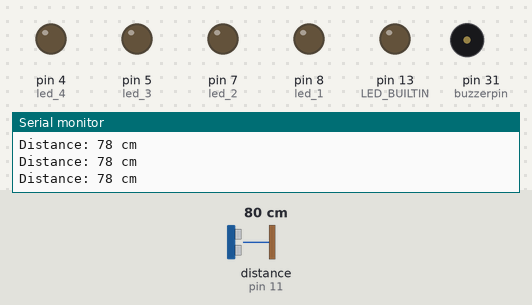
A sketch run on a simulated Arduino Mega 2560, built with avr-gcc and run on an emulated ATmega2560. Shown: output pins drawn as LEDs (lit = HIGH), buzzer (waves = sounding, pin HIGH), the last lines printed to the serial monitor. Wiring (inferred from the names in the program): ultrasonic range finder: trigger pin 12; echo pin 11. Inputs (shaded band) come from the test bench; at power-on: distance to the obstacle (sensor on pin 11) 80 cm. The echo pulse lasts 58.3 µs per cm; pins used as bus, display or sensor lines are not drawn.

Above: at 1.2 s.
1.3 s: distance to the obstacle (sensor on pin 11) set to 57 cm
4.3 s: distance to the obstacle (sensor on pin 11) set to 48 cm
At 4.9 s:
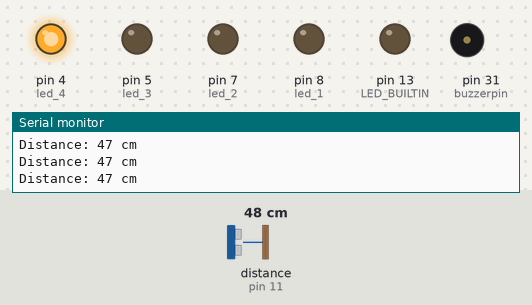
5.8 s: distance to the obstacle (sensor on pin 11) set to 44 cm
8.8 s: distance to the obstacle (sensor on pin 11) set to 38 cm
At 9.9 s:
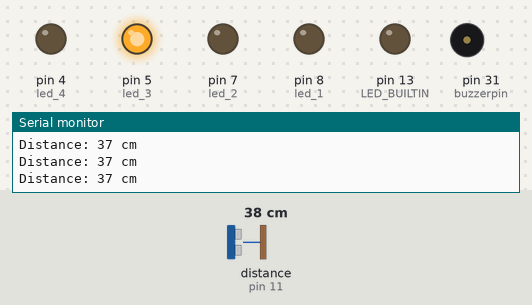
10.3 s: distance to the obstacle (sensor on pin 11) set to 30 cm
At 11.1 s:
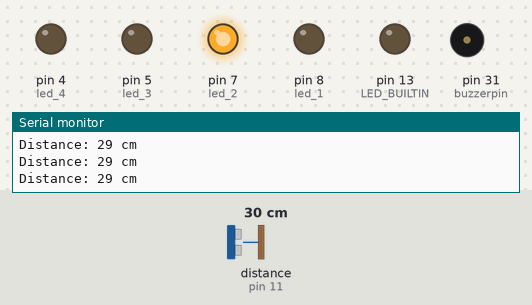
11.8 s: distance to the obstacle (sensor on pin 11) set to 2 cm
At 12.3 s:
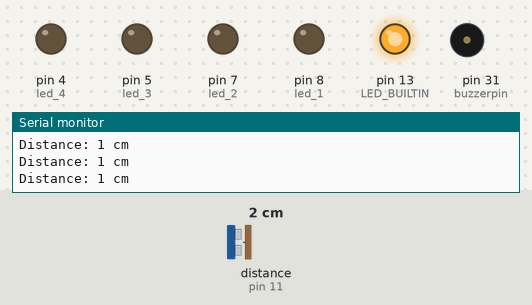
Timing chart, 0 to 14.3 s (numbered marks = the images above; inputs shaded):
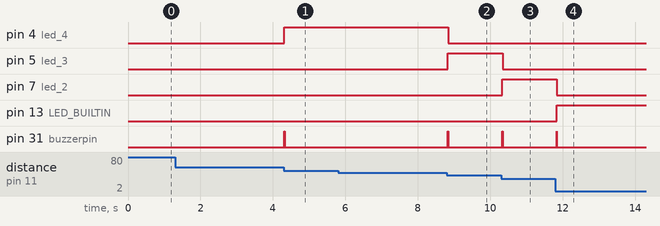

The sketch:

sensor_led_code.ino
```cpp
// ---------------------------------------------------------------- //
// Arduino Ultrasoninc Sensor HC-SR04
// Re-writed by Arbi Abdul Jabbaar
// Using Arduino IDE 1.8.7
// Using HC-SR04 Module
// Tested on 17 September 2019
// ---------------------------------------------------------------- //

#define echoPin 11 // attach pin D2 Arduino to pin Echo of HC-SR04
#define trigPin 12 //attach pin D3 Arduino to pin Trig of HC-SR04
int led_1 = 8;
int led_2 = 7;
int led_3 = 5;
int led_4 = 4;
int buzzerpin = 31;
bool once = true;
bool onceled_1 = true;
bool onceled_2 = true;
bool onceled_3 = true;
bool onceled_4 = true;
// defines variables
long duration; // variable for the duration of sound wave travel
int distance; // variable for the distance measurement

void setup() {
  pinMode(trigPin, OUTPUT); // Sets the trigPin as an OUTPUT
  pinMode(echoPin, INPUT); // Sets the echoPin as an INPUT
  Serial.begin(9600); // // Serial Communication is starting with 9600 of baudrate speed
  Serial.println("Ultrasonic Sensor HC-SR04 Test"); // print some text in Serial Monitor
  Serial.println("with Arduino UNO R3");
  pinMode(LED_BUILTIN, OUTPUT);
  pinMode(led_1, OUTPUT);
  pinMode(led_2, OUTPUT);
  pinMode(led_3, OUTPUT);
  pinMode(led_4, OUTPUT);
  pinMode(buzzerpin, OUTPUT);
}
void loop() {
  // Clears the trigPin condition
  digitalWrite(trigPin, LOW);
  delayMicroseconds(2);
  // Sets the trigPin HIGH (ACTIVE) for 10 microseconds
  digitalWrite(trigPin, HIGH);
  delayMicroseconds(10);
  digitalWrite(trigPin, LOW);
  // Reads the echoPin, returns the sound wave travel time in microseconds
  duration = pulseIn(echoPin, HIGH);
  // Calculating the distance
  distance = duration * 0.034 / 2; // Speed of sound wave divided by 2 (go and back)
  // Displays the distance on the Serial Monitor
  Serial.print("Distance: ");
  Serial.print(distance);
  Serial.println(" cm");
  if (distance >=0 && distance <=10 ){
    digitalWrite(LED_BUILTIN, HIGH);
    if (once == true){
    digitalWrite(buzzerpin, HIGH);
    delay (10);
    digitalWrite(buzzerpin, LOW);
    once = false;
    }
  }
  else {
    digitalWrite(LED_BUILTIN, LOW);
    once = true;
  }
    if (distance >=11 && distance <=20){
    digitalWrite(led_1, HIGH);
    if (onceled_1 == true){
    digitalWrite(buzzerpin, HIGH);
    delay (10);
    digitalWrite(buzzerpin, LOW);
    onceled_1 = false;
    }
  }
  else {
    digitalWrite(led_1, LOW);
    onceled_1 = true;
  }
  if (distance >=21 && distance <=30){
    digitalWrite(led_2, HIGH);
    if (onceled_2 == true){
    digitalWrite(buzzerpin, HIGH);
    delay (10);
    digitalWrite(buzzerpin, LOW);
    onceled_2 = false;
    }
  }
  else {
    digitalWrite(led_2, LOW);
    onceled_2 = true;
  }
  if (distance >=31 && distance <=40){
    digitalWrite(led_3, HIGH);
    if (onceled_3 == true){
    digitalWrite(buzzerpin, HIGH);
    delay (10);
    digitalWrite(buzzerpin, LOW);
    onceled_3 = false;
    }
  }
  else {
    digitalWrite(led_3, LOW);
    onceled_3 = true;
  }
  if (distance >=41 && distance <=50){
    digitalWrite(led_4, HIGH);
    if (onceled_4 == true){
    digitalWrite(buzzerpin, HIGH);
    delay (10);
    digitalWrite(buzzerpin, LOW);
    onceled_4 = false;
    }
  }
  else {
    digitalWrite(led_4, LOW);
    onceled_4 = true;
  }
  }
```

Measured:
- the behaviour switches between 52 and 51 cm on distance to the obstacle (sensor on pin 11) (found by bisection; images 0 and 1)
- the behaviour switches between 42 and 41 cm on distance to the obstacle (sensor on pin 11) (found by bisection; images 1 and 2)
- the behaviour switches between 32 and 31 cm on distance to the obstacle (sensor on pin 11) (found by bisection; images 2 and 3)
- after the input at 4.3 s, pin 4 (led_4): LOW → HIGH at once; pin 31 (buzzerpin): LOW → HIGH at once, → LOW 0.01 s later
- after the input at 8.8 s, pin 4 (led_4): HIGH → LOW at once; pin 5 (led_3): LOW → HIGH at once; pin 31 (buzzerpin): LOW → HIGH at once, → LOW 0.01 s later
- after the input at 10.3 s, pin 5 (led_3): HIGH → LOW at once; pin 7 (led_2): LOW → HIGH at once; pin 31 (buzzerpin): LOW → HIGH at once, → LOW 0.01 s later
- after the input at 11.8 s, pin 7 (led_2): HIGH → LOW at once; pin 13 (LED_BUILTIN): LOW → HIGH at once; pin 31 (buzzerpin): LOW → HIGH at once, → LOW 0.01 s later
